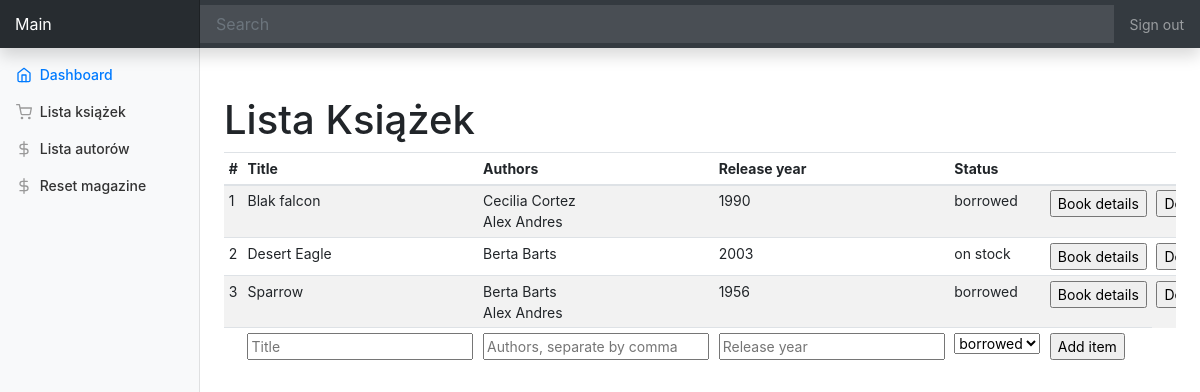
The page /book_list on the database as committed earlier.
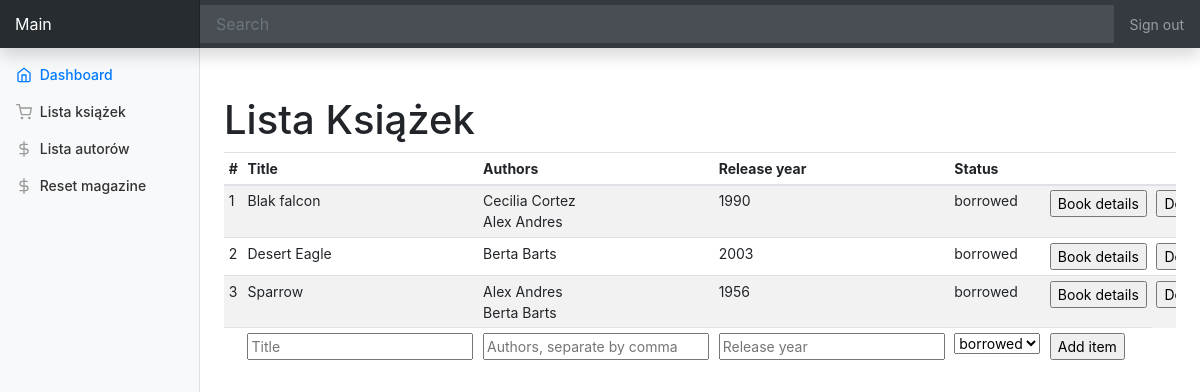
The same page on the database as committed later.
### models/book.py (models this page shows, shortened)
class Book(db.Model):
    id = db.Column(db.Integer, primary_key=True)
    title = db.Column(db.String(100))
    release_year = db.Column(db.String(200))
    status = db.relationship("Status", backref="book", lazy="dynamic")
    authors = db.relationship("Authors",
                              secondary="author",
                              backref=db.backref("book_title", lazy="dynamic"))
    hidden = db.Column(db.Boolean)

### models/authors.py (models this page shows, shortened)
class Authors(db.Model):
    id = db.Column(db.Integer, primary_key=True)
    first_name = db.Column(db.Text)
    second_name = db.Column(db.Text)
    hidden = db.Column(db.Boolean)

### models/status.py (models this page shows)
class Status(db.Model):
    id = db.Column(db.Integer, primary_key=True)
    status_name = db.Column(db.Text)
    book_id = db.Column(db.Integer, db.ForeignKey('book.id'))

### book_catalogue.py (the view)
@app.route("/book_list", methods=["GET"])
def show_book_list():
    form = AddBookForm()
    book_list = book_db.get_all_book()
    return render_template("book_list.html", book_list=book_list, form=form)

### forms.py
class AddBookForm(FlaskForm):
    title = StringField('Title', validators=[DataRequired()], render_kw={"placeholder": "Title"})
    authors = StringField('Authors', validators=[DataRequired()], render_kw={"placeholder": "Authors, separate by comma"})
    release_year = StringField('Release Year', validators=[DataRequired()], render_kw={"placeholder": "Release year"})
    status = SelectField(u'Field name', choices = ["borrowed", "on stock"], validators = [DataRequired()])

### book_catalogueSQLLite.py (called while the page is built)
    def get_all_book(self):
        return Book.query.all()

### templates/book_list.html (shortened to what this page needs)
{% extends "base.html" %}
{% block content %}
<h1 class="mt-5">Lista Książek</h1>
<div class="table-responsive">
    <table class="table table-striped table-sm">
        <thead>
            <tr>
                <th>#</th>
                <th>Title</th>
                <th>Authors</th>
                <th>Release year</th>
                <th>Status</th>
                <th></th>
                <th></th>
            </tr>
        </thead>
        <tbody>
            {% for book in book_list %}
            {% if book.hidden == False %}
            <tr>
                <td>{{ book.id }}</td>
                <td>{{ book.title }}</td>
                <td>{% for aut in book.authors %}
                    {{ aut.first_name}} {{ aut.second_name }} <br>
                    {% endfor %}
                </td>
                <td>{{ book.release_year }}</td>
                <td>{{ book.status.first().status_name }}</td>
                <td>
                    <form method="GET" action="{{ url_for('show_book_details') }}">
                        <input type="submit" value="Book details"></input>
                    </form>
                </td>
                <td>
                    <form method="POST" action="{{ url_for('book_remove') }}">
                        <input type="submit" value="Delete element"></input>
                    </form>
                </td>
            </tr>
            {% endif %}
            {% endfor %}
            <form method="POST" action="/add_book">
                <td>{{ form.csrf_token }}</td>
                <td>{{ form.title }}</td>
                <td>{{ form.authors }}</td>
                <td>{{ form.release_year }}</td>
                <td>{{ form.status }}</td>
                <td><input type="submit" value="Add item"></td>
            </form>
        </tbody>
    </table>
</div>
{% endblock %}

### templates/base.html (shortened to what this page needs)
<!doctype html>
<html lang="en">
<head>
  <link rel="stylesheet" href="https://stackpath.bootstrapcdn.com/bootstrap/4.4.1/css/bootstrap.min.css"
>
  <link rel="stylesheet" href="dashboard.css">
</head>
<body>
  <nav class="navbar navbar-dark fixed-top bg-dark flex-md-nowrap p-0 shadow">
    <a class="navbar-brand col-sm-3 col-md-2 mr-0" href="/">Main</a>
    <input class="form-control form-control-dark w-100" type="text" placeholder="Search" aria-label="Search">
    <ul class="navbar-nav px-3">
      <li class="nav-item text-nowrap">
        <a class="nav-link" href="#">Sign out</a>
      </li>
    </ul>
  </nav>
  <div class="container-fluid">
    <div class="row">
      <nav class="col-md-2 d-none d-md-block bg-light sidebar">
        <div class="sidebar-sticky">
          <ul class="nav flex-column">
            <li class="nav-item">
              <a class="nav-link active" href="/">
                <span data-feather="home"></span>
                Dashboard <span class="sr-only">(current)</span>
              </a>
            </li>
            <li class="nav-item">
              <a class="nav-link" href="{{ url_for('show_book_list') }}">
                <span data-feather="shopping-cart"></span>
                Lista książek
              </a>
            </li>
            <li class="nav-item">
              <a class="nav-link" href="{{ url_for('show_authors_list') }}">
                <span data-feather="dollar-sign"></span>
                Lista autorów
              </a>
            </li>
            <li class="nav-item">
              <a class="nav-link" href="{{ url_for('homepage') }}">
                <span data-feather="dollar-sign"></span>
                Reset magazine
              </a>
            </li>
          </ul>
        </div>
      </nav>
      <main role="main" class="col-md-9 ml-sm-auto col-lg-10 px-4">
        {% block content %}
        {% endblock content %}
      </main>
    </div>
  </div>
</html>

### templates/dashboard.css (style rules this page uses)
body { font-size: .875rem; }
.feather { width: 16px; height: 16px; vertical-align: text-bottom; }
.sidebar { position: fixed; top: 0; bottom: 0; left: 0; z-index: 100; padding: 48px 0 0; box-shadow: inset -1px 0 0 rgba(0, 0, 0, .1); }
.sidebar-sticky { position: relative; top: 0; height: calc(100vh - 48px); padding-top: .5rem; overflow-x: hidden; overflow-y: auto; }
.sidebar .nav-link { font-weight: 500; color: #333; }
.sidebar .nav-link .feather { margin-right: 4px; color: #999; }
.sidebar .nav-link.active { color: #007bff; }
.sidebar .nav-link:hover .feather, .sidebar .nav-link.active .feather { color: inherit; }
[role="main"] { padding-top: 133px; }
@media (min-width: 768px) { [role="main"] { padding-top: 48px; } }
.navbar-brand { padding-top: .75rem; padding-bottom: .75rem; font-size: 1rem; background-color: rgba(0, 0, 0, .25); box-shadow: inset -1px 0 0 rgba(0, 0, 0, .25); }
.navbar .form-control { padding: .75rem 1rem; border-width: 0; border-radius: 0; }
.form-control-dark { color: #fff; background-color: rgba(255, 255, 255, .1); border-color: rgba(255, 255, 255, .1); }

Rows that differ between the two databases and show on the page:
shown differently, row unchanged: Authors "Alex": moves up the list
changed through a linked row, Book "Desert Eagle": status.first "on stock" → "borrowed"
